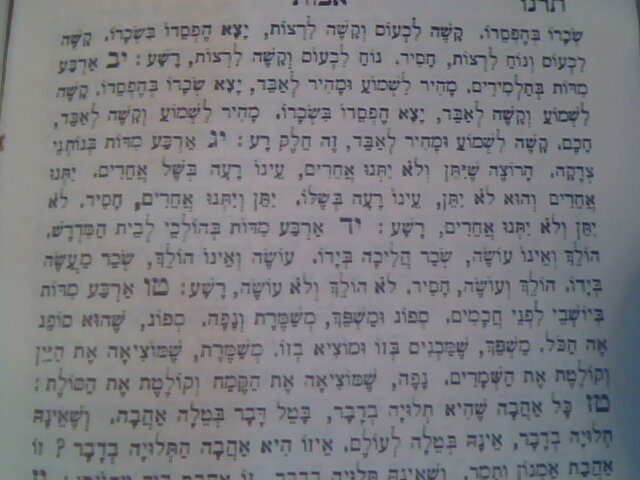
#> input picture test-images/1.jpg, 640 x 480 px
$ python hebocr.py --image ../test-images/1.jpg   (older library calls are emulated)
#> lines starting #> are read from the running program, lines starting #| are printed output that depends on the picture; after the words box and inside, x2 and y2 are one past the last pixel; in counts of white or black regions, pixels touching at a corner belong together
import cv2
import numpy as np
import argparse
import sys
import logging

logger = logging.getLogger()
logger.setLevel(logging.INFO)

# ------------------------------------
# parse cli
# ------------------------------------
parser = argparse.ArgumentParser()
parser.add_argument('-i', '--image', type=str, default='in.jpg', metavar='FILE', help='image file')
parser.add_argument('-r', '--rotate', type=int, default=0, metavar='A', help='rotate image A deg')
args = parser.parse_args()

C = 8
font = cv2.FONT_HERSHEY_SIMPLEX

def load_image(filename, rotate):
    ''' load color image
    '''
#> called with filename = '../test-images/1.jpg', rotate = 0

    img = cv2.imread( filename )
#> img is the input picture: shape (480, 640, 3); mean B, G, R 129.7, 126.1, 125.7

    if img is None:
        logging.error('can\'t load image file')
        sys.exit()

    # rotate image
    rows, cols = img[:,:,0].shape
#> rows = 480; cols = 640
    M = cv2.getRotationMatrix2D( (cols/2, rows/2), rotate, 1 )
#> M = [[1, 0, 0], [0, 1, 0]]
    img = cv2.warpAffine (img, M, (cols, rows) )

    # convert image to Gray and B/W images
    gray = cv2.cvtColor( img, cv2.COLOR_RGB2GRAY )
    bw = cv2.adaptiveThreshold( gray, 255, cv2.ADAPTIVE_THRESH_GAUSSIAN_C, cv2.THRESH_BINARY, 35, 12 )
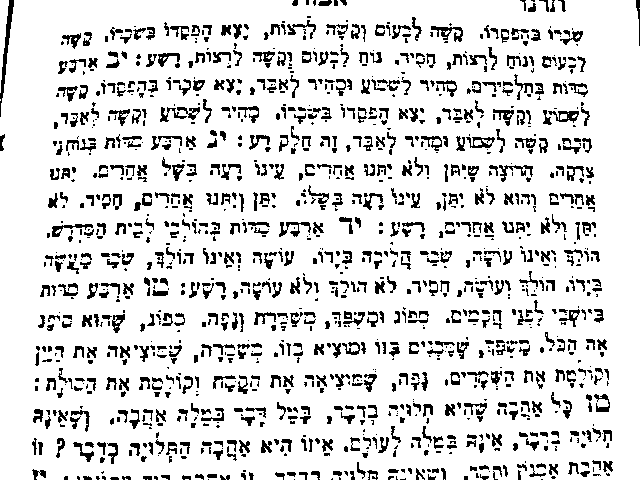
#> bw: shape (480, 640); 85.9% white; 1390 black regions (656 under 20 px), largest, box (x1, y1, x2, y2) and area: (0, 0, 14, 117) 415, (431, 26, 463, 42) 223, (279, 222, 311, 237) 195

    # clean bw image
    kernel_clean = np.ones( (3, 3), np.uint8 )
    bw = cv2.morphologyEx(bw, cv2.MORPH_CLOSE, kernel_clean)
#> bw: shape (480, 640); 91.1% white; 1227 black regions (613 under 20 px), largest, box (x1, y1, x2, y2) and area: (0, 0, 14, 99) 395, (559, 111, 579, 121) 98, (82, 315, 92, 327) 87

    return img, gray, bw

def estimate_font_size(bw):
    ''' find font width and hight aproxymation.
    '''

    _, bw1 = cv2.threshold(bw, 220, 255, cv2.THRESH_BINARY_INV);
    length, labels, stats, centroids = cv2.connectedComponentsWithStats(bw1, C, cv2.CV_32S)
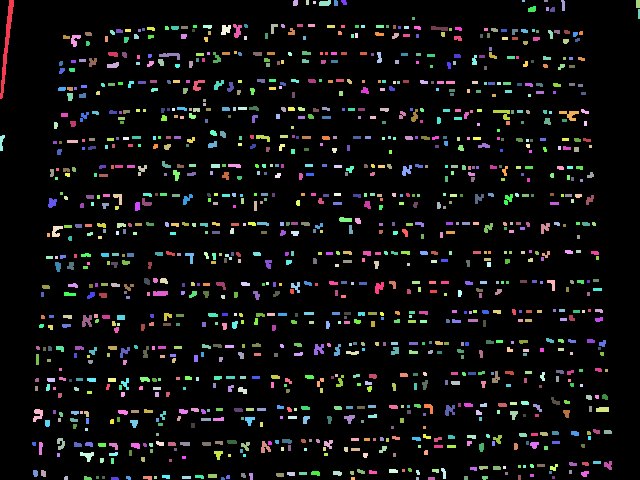
#> labels: shape (480, 640) int32; 1228 distinct labels, from 0 to 1227; one colour per label, 0 black
#> length = 1228; stats = 1228 rows, first 6: [0, 0, 640, 480, 279965], [0, 0, 14, 99, 395], [293, 0, 5, 6, 28], [306, 0, 3, 5, 15], [313, 1, 3, 3, 9], [319, 0, 12, 6, 59]; centroids = 1228 pairs, first value 1.29 to 638.5, second value 0.5 to 478.1

    ws = stats[:,2][1:]
#> ws = 1227 values, max 21 at index 97, min 2 at index 14, mean 5.62
    hs = stats[:,3][1:]
#> hs = 1227 values, max 99 at index 0, min 2 at index 7, mean 4.51
    ws = ws[ws > 5]
#> ws = 567 values, max 21 at index 42, min 6 at index 2, mean 7.9
    hs = hs[hs > 5]
#> hs = 218 values, max 99 at index 0, min 6 at index 1, mean 8.42
    w = int(np.percentile(ws, 80))
#> w = 9
    h = int(np.percentile(hs, 80))
#> h = 10

    return w, h

def lable_columns(bw, w, h):
    ''' find columns
    '''
    kernel = np.ones( (3, int(w * 2)), np.uint8 )
    bw_c = cv2.morphologyEx(bw, cv2.MORPH_OPEN, kernel)

    kernel = np.ones( (int(h * 5), 3), np.uint8 )
    bw_c = cv2.morphologyEx(bw_c, cv2.MORPH_OPEN, kernel)

    kernel = np.ones( (3, int(w * 2)), np.uint8 )
    bw_c = cv2.morphologyEx(bw_c, cv2.MORPH_OPEN, kernel)

    kernel = np.ones( (int(h), 3), np.uint8 )
    bw_c = cv2.morphologyEx(bw_c, cv2.MORPH_CLOSE, kernel)

    # Labeling
    bw_neg = cv2.bitwise_not(bw_c)
    length, labels, stats, centroids = cv2.connectedComponentsWithStats(bw_neg, C, cv2.CV_32S)

    # Filter stats
    s = []
    for i, stat in enumerate(stats[1:]):
        x,y,cw,ch,a = stat
        if cw > (w * 4) and ch > (h * 4):
            s.append(stat)

    # Redraw column labels
    rows, cols = labels.shape
    l = np.zeros((rows, cols), np.uint8)
    sc = sorted(s, key=lambda x: -x[0])
    for i, stat in enumerate(sc):
        x,y,cw,ch,a = stat
        l[:, x:(x+cw)] = i + 1

    return l, sc

def lable_lines(bw, w, h, i):
    ''' find lines
    '''
    #cv2.imwrite('{}.lines.in.png'.format(i), bw)

    kernel = np.ones( (3, int(w * 6)), np.uint8 )
    bw_c = cv2.morphologyEx(bw, cv2.MORPH_OPEN, kernel)

    kernel = np.ones( (3, int(w * 0.3)), np.uint8 )
    bw_c = cv2.morphologyEx(bw_c, cv2.MORPH_CLOSE, kernel)

    kernel = np.ones( (int(h * 0.5), 3), np.uint8 )
    bw_c = cv2.morphologyEx(bw_c, cv2.MORPH_CLOSE, kernel)

    kernel = np.ones( (3, int(w * 6)), np.uint8 )
    bw_c = cv2.morphologyEx(bw_c, cv2.MORPH_OPEN, kernel)

    if h > 25:
        kernel = np.ones( (int(h * 0.5), 3), np.uint8 )
        bw_c = cv2.morphologyEx(bw_c, cv2.MORPH_CLOSE, kernel)

        kernel = np.ones( (int(h * 0.5), int(w * 0.5)), np.uint8 )
        bw_c = cv2.dilate(bw_c, kernel, iterations = 1)

        kernel = np.ones( (3, int(w * 6)), np.uint8 )
        bw_c = cv2.morphologyEx(bw_c, cv2.MORPH_OPEN, kernel)

        kernel = np.ones( (3, int(w * 6)), np.uint8 )
        bw_c = cv2.morphologyEx(bw_c, cv2.MORPH_CLOSE, kernel)
    else:
        kernel = np.ones( (3, int(w * 6)), np.uint8 )
        bw_c = cv2.morphologyEx(bw, cv2.MORPH_OPEN, kernel)

        kernel = np.ones( (3, int(w * 6)), np.uint8 )
        bw_c = cv2.morphologyEx(bw_c, cv2.MORPH_CLOSE, kernel)

    kernel = np.ones( (int(h * 0.4), int(w * 0.4)), np.uint8 )
    bw_c = cv2.erode(bw_c, kernel, iterations = 1)

    cv2.imwrite('{}.lines.png'.format(i), bw_c)

    # Labeling
    bw_neg = cv2.bitwise_not(bw_c)
    length, labels, stats, centroids = cv2.connectedComponentsWithStats(bw_neg, C, cv2.CV_32S)

    return labels, stats


def label_words(bw, line, w, h, i):
    ''' find worlds
    '''
    #cv2.imwrite('{}.words.in.png'.format(i), line)

    kernel = np.ones( (int(h * 0.5), int(w * 4)), np.uint8 )
    bw_c = cv2.erode(line, kernel, iterations = 2)

    kernel = np.ones( (3, int(w * 8)), np.uint8 )
    bw_c = cv2.morphologyEx(bw_c, cv2.MORPH_OPEN, kernel)

    bw_c = cv2.bitwise_or(bw_c, bw)

    kernel = np.ones( (int(h * 1), 3), np.uint8 )
    bw_c = cv2.morphologyEx(bw_c, cv2.MORPH_OPEN, kernel)

    kernel = np.ones( (3, int(w * 0.5)), np.uint8 )
    bw_c = cv2.morphologyEx(bw_c, cv2.MORPH_OPEN, kernel)

    #cv2.imwrite('{}.words.png'.format(i), bw_c)

    # Labeling
    bw_neg = cv2.bitwise_not(bw_c)
    length, labels, stats, centroids = cv2.connectedComponentsWithStats(bw_neg, C, cv2.CV_32S)

    return labels, stats

img, gray, bw = load_image(args.image, args.rotate)

bw_filename = '00.hocr.bw.png'
cv2.imwrite(bw_filename, gray)
logging.info( 'b/w image saved to: {f}'.format(f=bw_filename) )

w, h = estimate_font_size(bw)
#> w = 9; h = 10
logging.info( 'estimated font size: w:{w} h:{h}'.format(w=w, h=h) )

# loop on all columns
labels_c, stats_c = lable_columns(bw, w, h)
#> in lable_columns, `bw_c = cv2.morphologyEx(bw, cv2.MORPH_OPEN, kernel)`: bw_c: shape (480, 640); 82.7% white; 171 black regions (49 under 20 px), largest, box (x1, y1, x2, y2) and area: (65, 278, 600, 300) 3000, (33, 438, 361, 464) 2667, (59, 79, 584, 101) 2422
#> in lable_columns, `bw_c = cv2.morphologyEx(bw_c, cv2.MORPH_OPEN, kernel)`: bw_c: shape (480, 640); 21.4% white; 25 white regions, largest, box (x1, y1, x2, y2) and area: (0, 0, 234, 480) 27007, (566, 0, 640, 480) 20663, (416, 0, 523, 56) 3572
#> in lable_columns, `bw_c = cv2.morphologyEx(bw_c, cv2.MORPH_OPEN, kernel)`: bw_c: shape (480, 640); 18.5% white; 9 white regions, largest, box (x1, y1, x2, y2) and area: (0, 0, 235, 480) 27270, (567, 0, 640, 480) 20203, (417, 0, 524, 56) 3572
#> in lable_columns, `bw_c = cv2.morphologyEx(bw_c, cv2.MORPH_CLOSE, kernel)`: bw_c: shape (480, 640); 18.6% white; 9 white regions, largest, box (x1, y1, x2, y2) and area: (0, 0, 235, 480) 27460, (567, 0, 640, 480) 20248, (417, 0, 524, 57) 3679
#> in lable_columns, `length, labels, stats, centroids = cv2.connectedComponentsWithStats(bw..`:
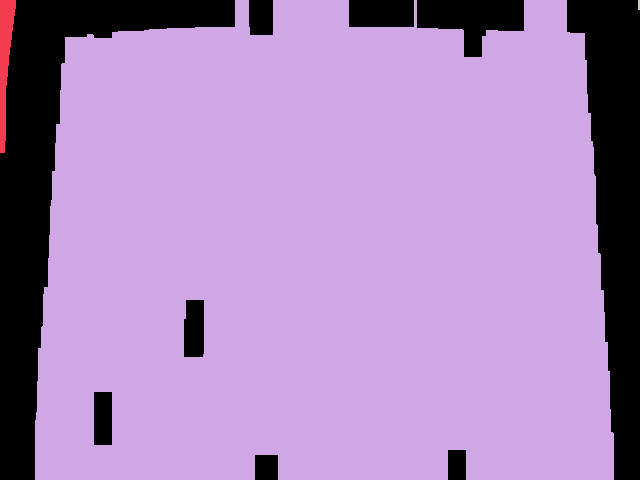
#> labels: shape (480, 640) int32; 4 distinct labels, from 0 to 3; one colour per label, 0 black
#> in lable_columns, `length, labels, stats, centroids = cv2.connectedComponentsWithStats(bw..`: length = 4; stats = [[0, 0, 640, 480, 57142], [0, 0, 16, 153, 1357], [35, 0, 579, 480, 248681], [638, 0, 2, 10, 20]]; centroids = [[300.3, 182.4], [4.62, 59.68], [325.6, 253.6], [638.5, 4.5]]
#> the loop in lable_columns, `for i, stat in enumerate(stats[1:]):` made 3 passes
#> (stat, x, cw, ch, a) on passes 1 to 3: ([0, 0, 16, 153, 1357], 0, 16, 153, 1357), ([35, 0, 579, 480, 248681], 35, 579, 480, 248681), ([638, 0, 2, 10, 20], 638, 2, 10, 20)
#> after the loop in lable_columns, `for i, stat in enumerate(stats[1:]):`: s = [[35, 0, 579, 480, 248681]]
#> the loop in lable_columns, `for i, stat in enumerate(sc):` made 1 pass
#> after the loop in lable_columns, `for i, stat in enumerate(sc):`:
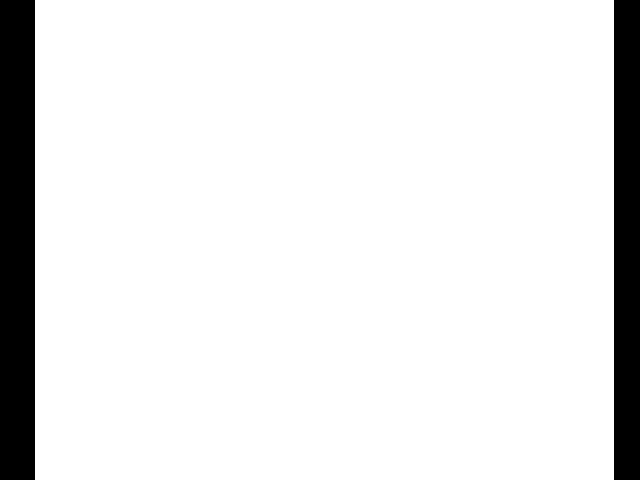
#> l: shape (480, 640); values 0 (black) and 1 (white), 90.5% white; 2 black regions, box (x1, y1, x2, y2) and area: (0, 0, 35, 480) 16800, (614, 0, 640, 480) 12480
#> stats_c = [[35, 0, 579, 480, 248681]]
for i, sc in enumerate(stats_c):
    #print "column", sc

    column = bw.copy()
    column[labels_c != (i+1)] = 255

    # loop on all lines
    labels_l, stats_l = lable_lines(column, w, h, i)
    for j, s in enumerate(stats_l[1:]):
        #print "lines", s

        line = bw.copy()
        line[labels_l != (j+1)] = 255

        cv2.putText(img,'L-{}-{}'.format(i, j), (sc[0], s[1]), font, 0.8, (255, 0, 0), 2, cv2.LINE_AA)

        labels, stats = label_words(bw, line, w, h, j)

        sw = sorted(stats[1:], key=lambda x: -x[0])
        for k, stat in enumerate(sw):
            x,y,cw,ch,a = stat
            cv2.imwrite('fonts/{}.{}.{}.png'.format(i, j, k), gray[y:y+ch, x:x+cw])

            cv2.putText(img,'W{}'.format(k), (x, y), font, 0.5, (0, 0, 255), 1, cv2.LINE_AA)
            cv2.rectangle(img, (x, y), (x+cw, y+ch), (120,0,120), 3)
#> this loop made 1 pass
#> sc on pass 1: [35, 0, 579, 480, 248681]
#> pass 1, in lable_lines, `bw_c = cv2.morphologyEx(bw_c, cv2.MORPH_OPEN, kernel)`:
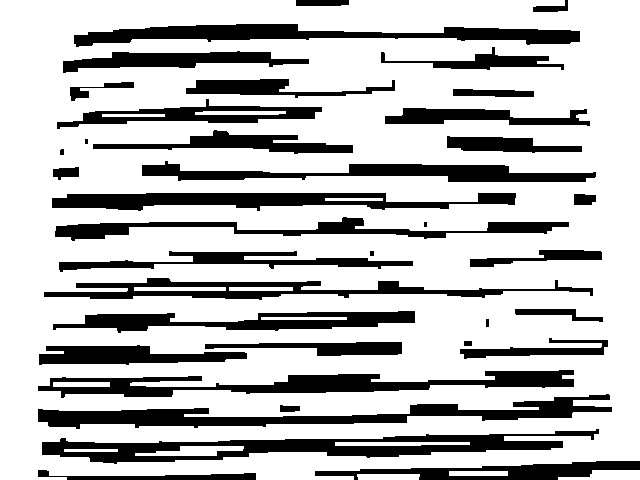
#> bw_c: shape (480, 640); 74.5% white; 37 black regions (2 under 20 px), largest, box (x1, y1, x2, y2) and area: (42, 429, 599, 464) 7297, (38, 394, 612, 429) 6662, (38, 370, 574, 398) 6185
#> after the loop: column: shape (480, 640); 91.3% white; 1223 black regions (614 under 20 px), largest, box (x1, y1, x2, y2) and area: (559, 111, 579, 121) 98, (82, 315, 92, 327) 87, (493, 110, 510, 120) 85
#> after the loop:
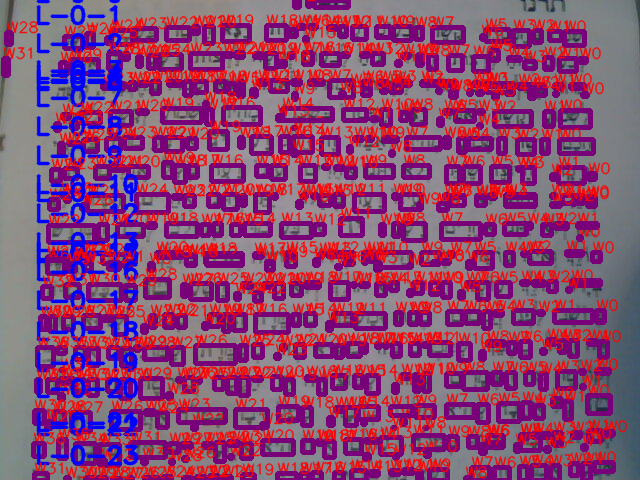
#> img: shape (480, 640, 3); mean B, G, R 114.7, 69.9, 139.5
#> after the loop:
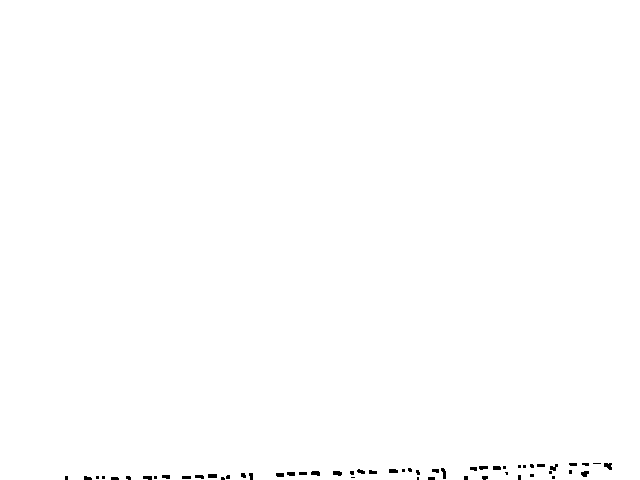
#> line: shape (480, 640); 99.6% white; 55 black regions (26 under 20 px), largest, box (x1, y1, x2, y2) and area: (604, 463, 612, 470) 41, (311, 471, 320, 476) 37, (333, 471, 342, 476) 37


# -------------------------------------

labels_filename = '00.labels.png'
#> labels_filename = '00.labels.png'
cv2.imwrite( labels_filename, img )
logging.info( 'labels image saved to: {f}'.format(f=labels_filename) )
